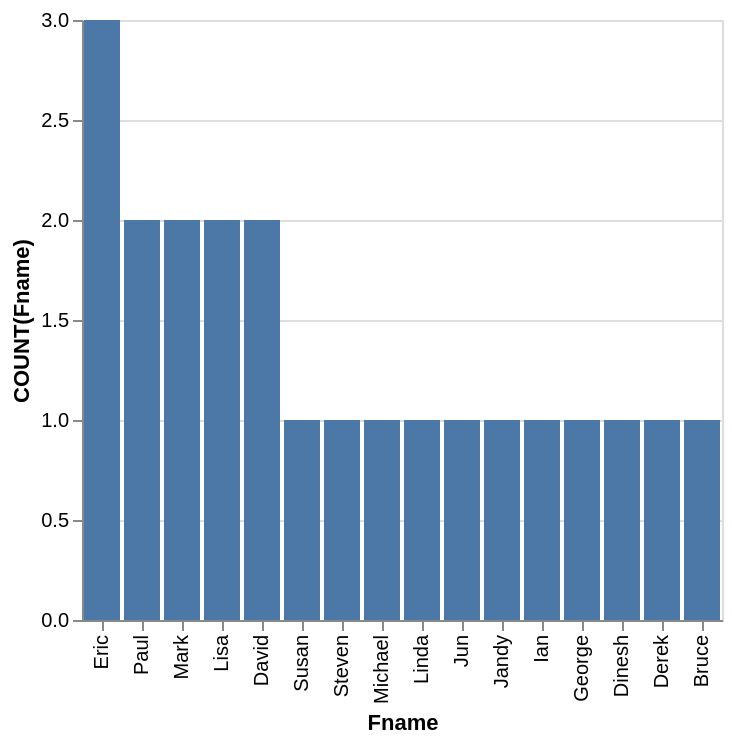

Write a Vega-Lite specification for this figure.
### Vega-Lite specification from a JSON file in a GitHub repository (floating-point values rounded to 4 significant figures)
{"data": {"values": [{"x_data": "Eric", "y_data": 3}, {"x_data": "Paul", "y_data": 2}, {"x_data": "Mark", "y_data": 2}, {"x_data": "Lisa", "y_data": 2}, {"x_data": "David", "y_data": 2}, {"x_data": "Susan", "y_data": 1}, {"x_data": "Steven", "y_data": 1}, {"x_data": "Michael", "y_data": 1}, {"x_data": "Linda", "y_data": 1}, {"x_data": "Jun", "y_data": 1}, {"x_data": "Jandy", "y_data": 1}, {"x_data": "Ian", "y_data": 1}, {"x_data": "George", "y_data": 1}, {"x_data": "Dinesh", "y_data": 1}, {"x_data": "Derek", "y_data": 1}, {"x_data": "Bruce", "y_data": 1}]}, "mark": "bar", "encoding": {"x": {"field": "x_data", "type": "nominal", "title": "Fname", "sort": {"op": "sum", "field": "y_data", "order": "descending"}}, "y": {"field": "y_data", "type": "quantitative", "title": "COUNT(Fname)"}}}
